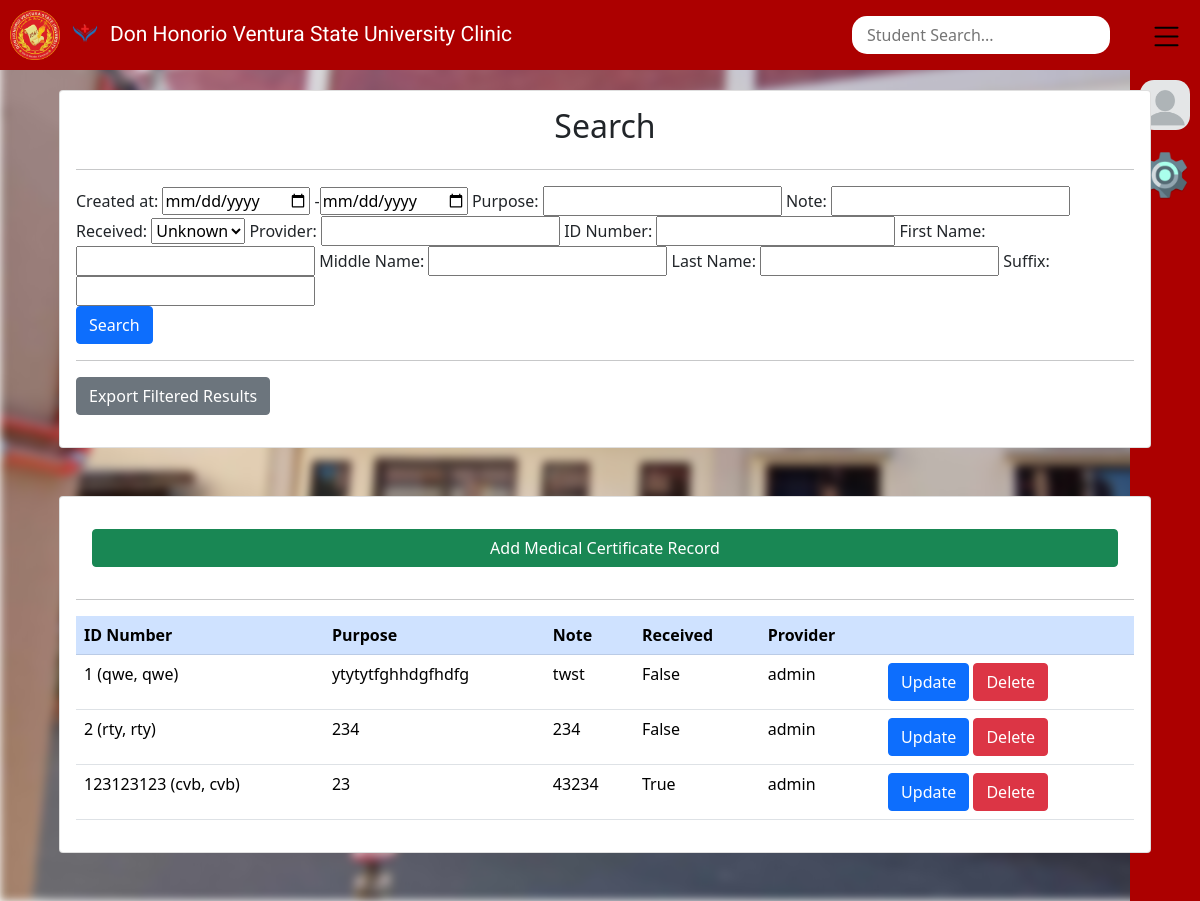
The app's page /cms/medcertdata/ (signed in) with its own data.
### cms/models.py (models this page shows, shortened)
class Medicalcertificate_logbook(models.Model):
    created_at = models.DateField(default=timezone.now)
    unique_number = models.ForeignKey('Patient', on_delete=models.RESTRICT)
    purpose = models.CharField(max_length=100)
    note = models.CharField(max_length=1000, null=True, blank=True)
    received = models.BooleanField()
    provider = models.CharField(max_length=100, blank=True)

class patient(models.Model):
    created_at = models.DateField(default=timezone.now)
    unique_number = models.CharField(unique=True, max_length=10)
    first_name = models.CharField(max_length=100)
    middle_name = models.CharField(max_length=100, blank=True)
    last_name = models.CharField(max_length=100)
    suffix = models.CharField(max_length=2, blank=True, null=True)
    SEX_CHOICES = [
        ("Male", "Male"),
        ("Female", "Female"),
    ]
    sex = models.CharField(max_length=6, choices=SEX_CHOICES)
    age = models.PositiveIntegerField(default=0)
    address = models.CharField(max_length=100)
    course = models.CharField(max_length=100, blank=True, null=True)
    year = models.PositiveIntegerField(blank=True, null=True)
    section = models.CharField(max_length=100, blank=True, null=True)
    contact_number = models.PositiveIntegerField(default=0)
    emergency_number = models.PositiveIntegerField(default=0)
    personal_email = models.CharField(max_length=100)
    def __str__(self):
        return f'{self.unique_number} ({self.last_name}, {self.first_name})'

### cms/views.py (the view)
# urls.py: path('medcertdata/', views.medcertdata_view, name="Medcert Data"),
@login_required(login_url="Login")
def medcertdata_view(request):
    myFilter = MedcertFilter(request.GET, queryset=Medicalcertificate_logbook.objects.all())
    records = myFilter.qs
    context = {'records':records, 'myFilter':myFilter}
    return render(request, 'cms/medcert-data.html', context)

### cms/templates/cms/medcert-data.html (shortened to what this page needs)
{% extends "cms/base.html" %}
{% block content %}
<div class="container">
    <div class="row">
        <div class="col">
            <div class="card card-body">
                <h2 class="card-title text-center">Search</h2>
                <hr>
                <div class="form-group">
                    <form method="GET">
                        {{myFilter.form}}
                        <br>
                        <input class="btn btn-primary btn-block" type="submit" value="Search">
                    </form>
                    <hr>
                    <form method="get" action="{% url 'Medcert Export' %}">
                        <button type="submit" class="btn btn-secondary">Export Filtered Results</button>
                    </form>
                </div>
            </div>
        </div>
    </div>
    <div class="row my-5">
        <div class="col-md">
            <div class="card card-body overflow-scroll">
                <a class="btn btn-success m-3 btn-block" href= {% url "Medcert Add" %}>
                    Add Medical Certificate Record
                <hr>
                <table class="table">
                    <tr class="table-primary">
                        <th>ID Number</th>
                        <th>Purpose</th>
                        <th>Note</th>
                        <th>Received</th>
                        <th>Provider</th>
                        <th></th>
                    </tr>
                    {% for Medicalcertificate_logbook in records %}
                    <tr>
                        <td>{{Medicalcertificate_logbook.unique_number}}</td>
                        <td>{{Medicalcertificate_logbook.purpose}} {{patient.middle_name}} {{patient.last_name}} {{patient.suffix}}</th>
                        <td>{{Medicalcertificate_logbook.note}}</td>
                        <td>{{Medicalcertificate_logbook.received}}</td>
                        <td>{{Medicalcertificate_logbook.provider}}</td>
                        <td>
                            <a href="{% url "Medcert Update" Medicalcertificate_logbook.id %}"><button class="btn btn-primary" type="button">Update</button></a>
                            <a href="{% url "Medcert Delete" Medicalcertificate_logbook.id %}"><button class="btn btn-danger" type="button">Delete</button></a>
                        </td>
                    </tr>
                    {% endfor %}
                </table>
            </div>
        </div>
    </div>
{% endblock content %}

### cms/static/cms/dashboard/Main-Menu.css (style rules this page uses)
body { margin-top: 90px; margin-left: 10px; }

### records on screen
Medicalcertificate_logbook: unique_number "1 (qwe, qwe)", purpose "ytytytfghhdgfhdfg", note "twst", received "False", provider "admin"
Medicalcertificate_logbook: unique_number "2 (rty, rty)", purpose "234", note "234", received "False", provider "admin"
Medicalcertificate_logbook: unique_number "123123123 (cvb, cvb)", purpose "23", note "43234", received "True", provider "admin"
